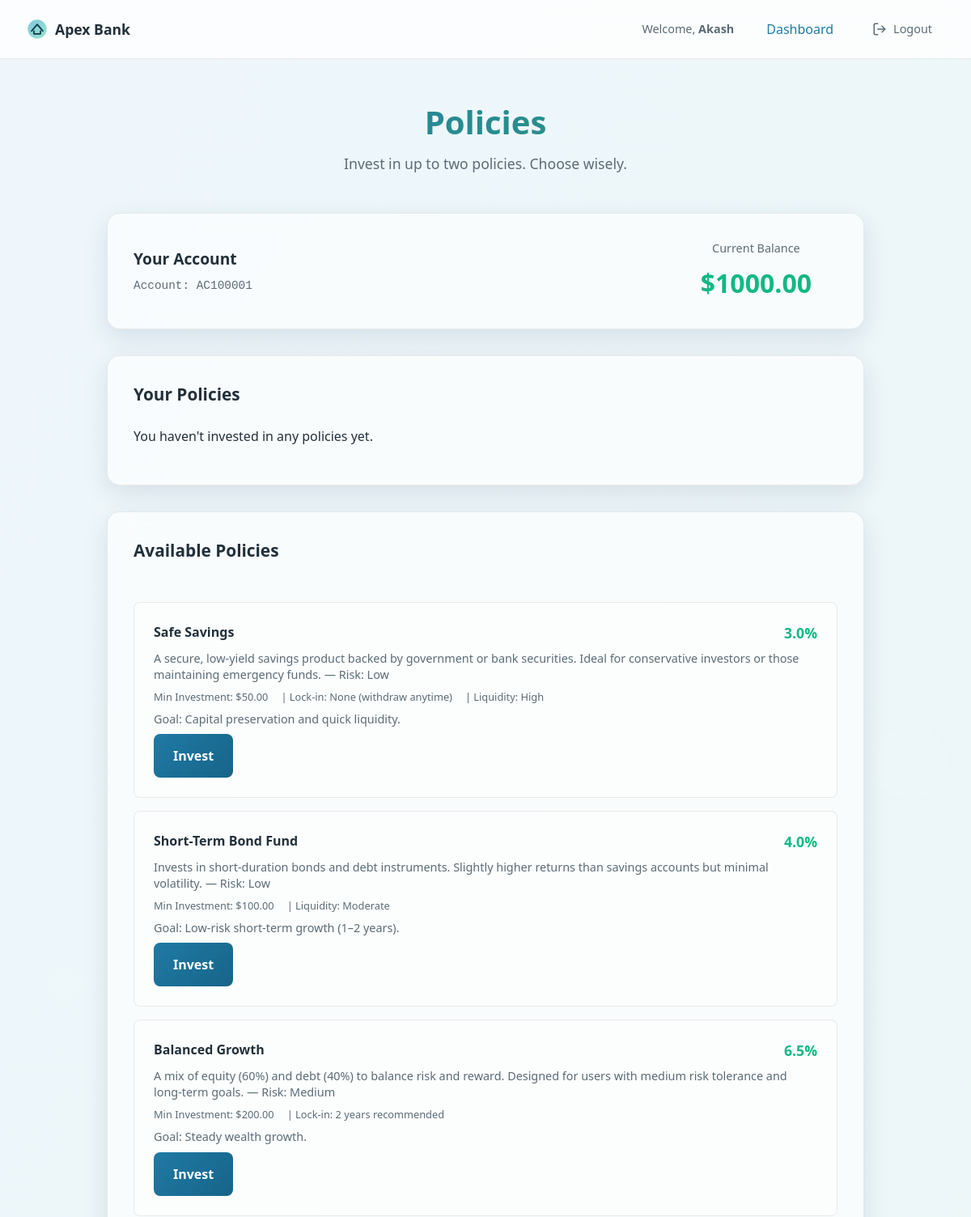
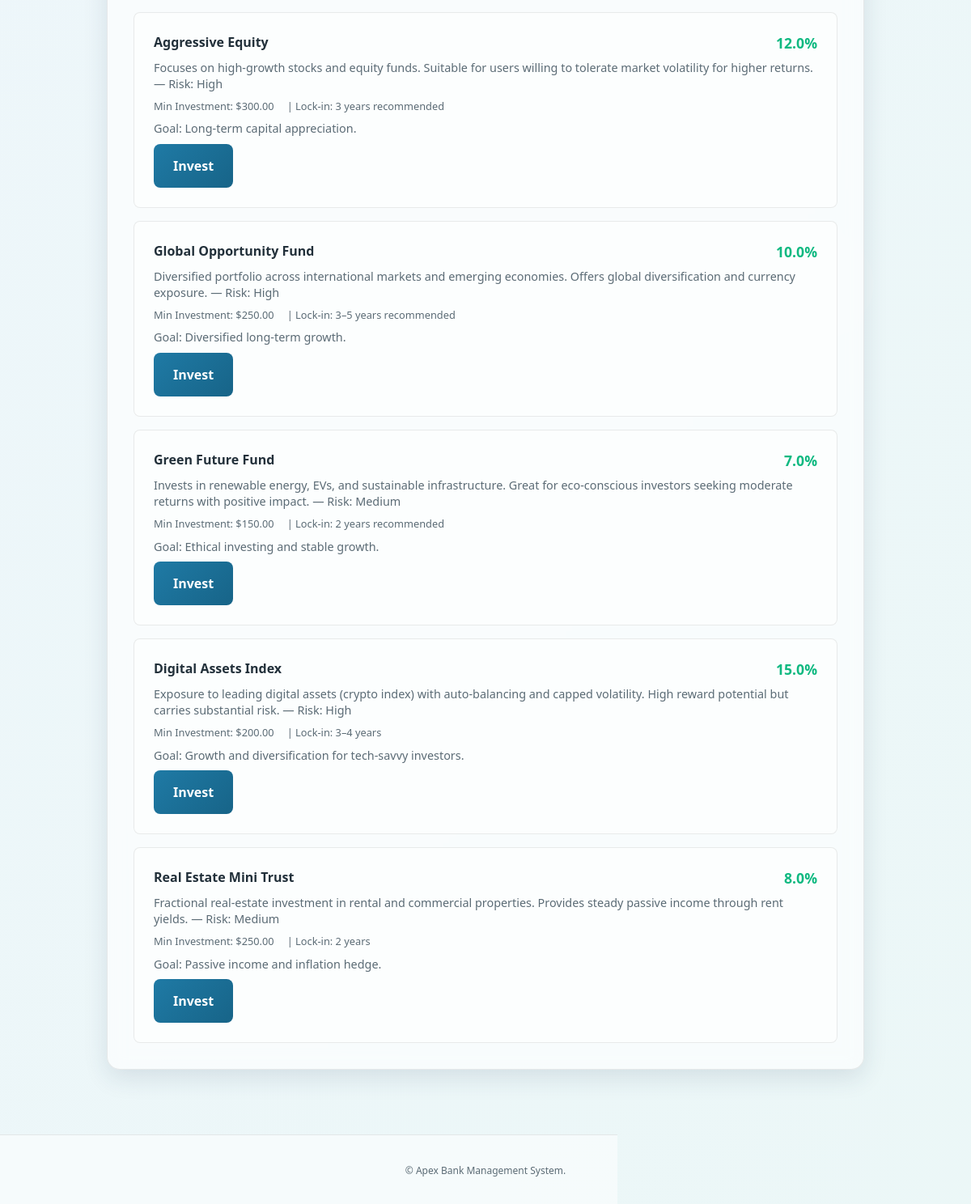
The app's page /policies (signed in) with its own data (2 pictures, top to bottom).
### tables this page shows
CREATE TABLE accounts (
  id INTEGER PRIMARY KEY AUTOINCREMENT,
  user_id INTEGER NOT NULL,
  account_number TEXT UNIQUE NOT NULL,
  balance REAL NOT NULL DEFAULT 0,
  created_at DATETIME DEFAULT CURRENT_TIMESTAMP,
  FOREIGN KEY (user_id) REFERENCES users(id) ON DELETE CASCADE
);

CREATE TABLE policies (
  id INTEGER PRIMARY KEY AUTOINCREMENT,
  name TEXT UNIQUE NOT NULL,
  description TEXT,
  risk_level TEXT CHECK (risk_level IN ('Low','Medium','High')) DEFAULT 'Medium',
  expected_return REAL DEFAULT 0,
  min_investment REAL DEFAULT 0,
  goal TEXT,
  lock_in TEXT,
  liquidity TEXT
);

### app.py (the view, shortened to what this page needs)
    @app.route("/policies", methods=["GET", "POST"])
    def policies():
        if "user_id" not in session:
            flash("Please login first", "error")
            return redirect(url_for("login"))
        db = get_db()
        try:
            account = db.execute(
                "SELECT account_number, balance FROM accounts WHERE user_id = ?",
                (session["user_id"],)
            ).fetchone()
            all_policies = db.execute(
                "SELECT id, name, description, risk_level, expected_return, min_investment, goal, lock_in, liquidity FROM policies ORDER BY id"
            ).fetchall()
            user_policies = db.execute(
                """
                SELECT p.id, p.name, p.description, p.risk_level, p.expected_return, p.min_investment, p.goal, p.lock_in, p.liquidity, up.invested_at
                FROM user_policies up
                JOIN policies p ON p.id = up.policy_id
                WHERE up.user_id = ?
                ORDER BY up.invested_at DESC
                """,
                (session["user_id"],)
            ).fetchall()
            return render_template(
                "policies.html",
                username=session["username"],
                account_number=account["account_number"],
                balance=account["balance"],
                policies=all_policies,
                user_policies=user_policies
            )
        finally:
            db.close()

### templates/policies.html (shortened to what this page needs)
<!doctype html>
<html lang="en">
<head>
	<link rel="stylesheet" href="{{ url_for('static', filename='css/transaction_history.css') }}">
</head>
<body>
	<div class="bg" aria-hidden="true">
		<span class="bubble b1"></span>
		<span class="bubble b2"></span>
		<span class="bubble b3"></span>
		<span class="bubble b4"></span>
		<span class="bubble b5"></span>
		<span class="bubble b6"></span>
	</div>
	<header class="site-header" role="banner">
		<nav class="nav" aria-label="Primary">
			<a class="brand" href="/" aria-label="Apex Bank home">
				<span class="brand-name">Apex Bank</span>
			</a>
			<div class="user-info">
				<span class="welcome">Welcome, <strong>{{ username }}</strong></span>
				<div class="nav-links">
					<a href="/dashboard" class="nav-link">Dashboard</a>
					<a href="/logout" class="logout-btn" aria-label="Logout">
						Logout
					</a>
				</div>
			</div>
		</nav>
	</header>
	<main class="main" role="main">
		<section class="transaction-history" aria-labelledby="policies-title">
			<div class="container">
				<div class="page-header">
					<h1 id="policies-title">Policies</h1>
					<p class="lead">Invest in up to two policies. Choose wisely.</p>
				</div>
				<div class="card account-overview" role="region" aria-label="Account overview">
					<div class="account-header">
						<h2>Your Account</h2>
						<div class="account-number">Account: {{ account_number }}</div>
					</div>
					<div class="balance-section">
						<div class="balance-label">Current Balance</div>
						<div class="balance-amount">${{ "%.2f"|format(balance) }}</div>
					</div>
				</div>
				<div class="card summary" role="region" aria-label="Your policies">
					<h2>Your Policies</h2>
					{% if user_policies and user_policies|length > 0 %}
						<div class="summary-grid">
							{% for p in user_policies %}
							<div class="summary-item">
								<div class="summary-label">{{ p.name }}</div>
								<div class="summary-value">Risk: {{ p.risk_level }} — {{ '%.1f'|format(p.expected_return) }}%</div>
							</div>
							{% endfor %}
						</div>
					{% else %}
						<p>You haven't invested in any policies yet.</p>
					{% endif %}
				</div>
				<div class="card transactions" role="region" aria-label="Available policies">
					<div class="transactions-header">
						<h2>Available Policies</h2>
					</div>
					<div class="transactions-list">
						{% for policy in policies %}
						<form class="transaction-item" method="POST">
							<div class="transaction-content" style="width:100%">
								<div class="transaction-header">
									<div class="transaction-title">{{ policy.name }}</div>
									<div class="transaction-amount received">{{ '%.1f'|format(policy.expected_return) }}%</div>
								</div>
								<div class="transaction-details">
									<div class="transaction-description">
										{{ policy.description or '—' }} — Risk: {{ policy.risk_level }}
									</div>
									<div class="transaction-meta">
										<span>Min Investment: ${{ '%.2f'|format(policy.min_investment or 0) }}</span>
										{% if policy.lock_in %}<span> | Lock-in: {{ policy.lock_in }}</span>{% endif %}
										{% if policy.liquidity %}<span> | Liquidity: {{ policy.liquidity }}</span>{% endif %}
									</div>
									{% if policy.goal %}
									<div class="transaction-description">Goal: {{ policy.goal }}</div>
									{% endif %}
									<div class="transaction-meta">
										<button class="btn btn-primary" type="submit">Invest</button>
									</div>
								</div>
							</div>
						</form>
						{% endfor %}
					</div>
				</div>
			</div>
		</section>
	</main>
	<footer class="site-footer" role="contentinfo">
		<small>&copy;  Apex Bank Management System.</small>
	</footer>
</body>
</html>

### records on screen
accounts: account_number "AC100001", balance "1000.00"
policies: name "Safe Savings", expected_return "3.0", description "A secure, low-yield savings product backed by government or bank securities. Ideal for conservative investors or those maintaining emergency funds.", risk_level "Low", min_investment "50.00", lock_in "None (withdraw anytime)", liquidity "High", goal "Capital preservation and quick liquidity."
policies: name "Short-Term Bond Fund", expected_return "4.0", description "Invests in short-duration bonds and debt instruments. Slightly higher returns than savings accounts but minimal volatility.", risk_level "Low", min_investment "100.00", liquidity "Moderate", goal "Low-risk short-term growth (1–2 years)."
policies: name "Balanced Growth", expected_return "6.5", description "A mix of equity (60%) and debt (40%) to balance risk and reward. Designed for users with medium risk tolerance and long-term goals.", risk_level "Medium", min_investment "200.00", lock_in "2 years recommended", goal "Steady wealth growth."
policies: name "Aggressive Equity", expected_return "12.0", description "Focuses on high-growth stocks and equity funds. Suitable for users willing to tolerate market volatility for higher returns.", risk_level "High", min_investment "300.00", lock_in "3 years recommended", goal "Long-term capital appreciation."
policies: name "Global Opportunity Fund", expected_return "10.0", description "Diversified portfolio across international markets and emerging economies. Offers global diversification and currency exposure.", risk_level "High", min_investment "250.00", lock_in "3–5 years recommended", goal "Diversified long-term growth."
policies: name "Green Future Fund", expected_return "7.0", description "Invests in renewable energy, EVs, and sustainable infrastructure. Great for eco-conscious investors seeking moderate returns with positive impact.", risk_level "Medium", min_investment "150.00", lock_in "2 years recommended", goal "Ethical investing and stable growth."
policies: name "Digital Assets Index", expected_return "15.0", description "Exposure to leading digital assets (crypto index) with auto-balancing and capped volatility. High reward potential but carries substantial risk.", risk_level "High", min_investment "200.00", lock_in "3–4 years", goal "Growth and diversification for tech-savvy investors."
policies: name "Real Estate Mini Trust", expected_return "8.0", description "Fractional real-estate investment in rental and commercial properties. Provides steady passive income through rent yields.", risk_level "Medium", min_investment "250.00", lock_in "2 years", goal "Passive income and inflation hedge."

### other values on screen
{{ username }} "Akash"
